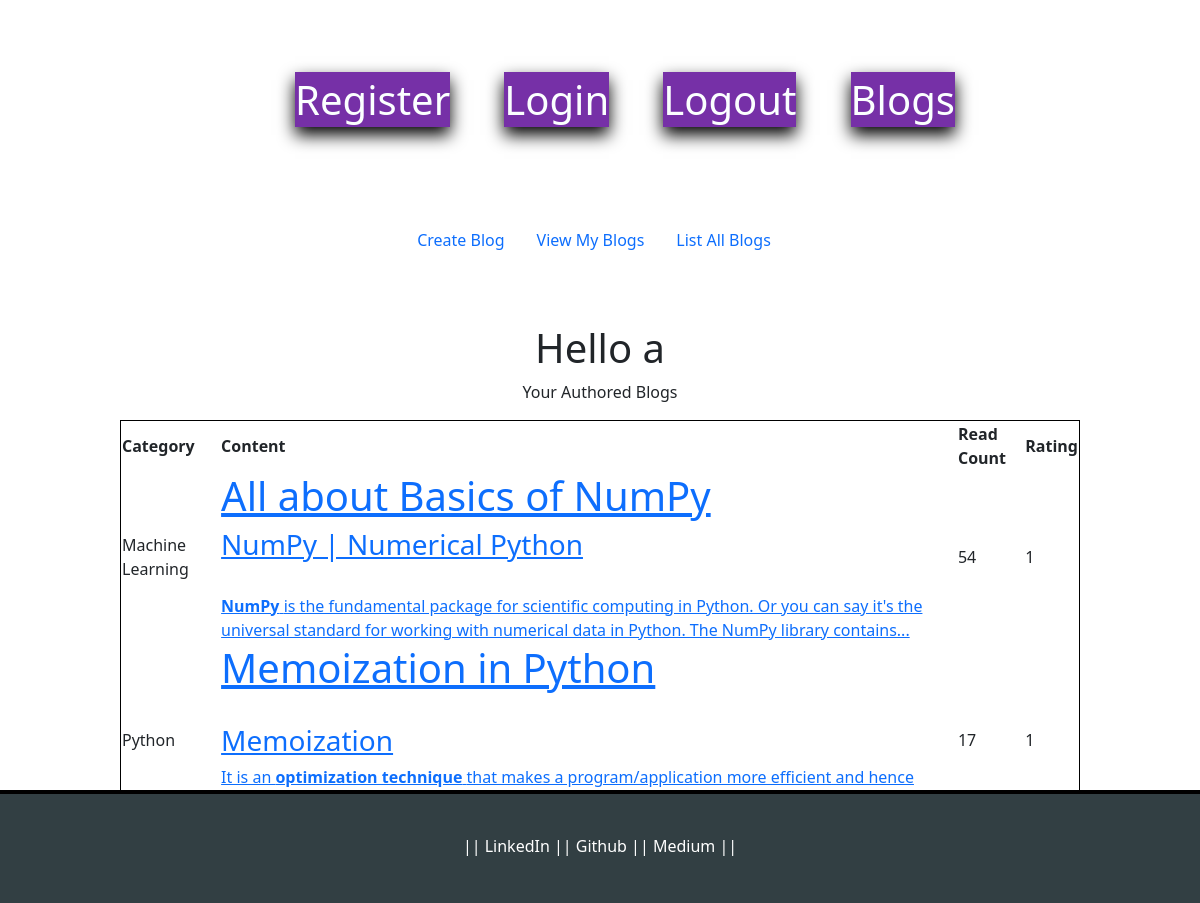
Page /viewBlog (signed in) on the committed database.
### project/models/user.py (models this page shows, shortened)
class UserModel(UserMixin, db.Model):
    __tablename__ = 'users'
    id = db.Column(db.Integer, primary_key=True)
    email = db.Column(db.String(100), unique=True)
    username = db.Column(db.String(100))
    password_hash = db.Column(db.String(250))
    registered_on = db.Column(db.DateTime, nullable=False)
    admin = db.Column(db.Boolean, nullable=False, default=False)
    confirmed = db.Column(db.Boolean, nullable=False, default=False)
    confirmed_on = db.Column(db.DateTime, nullable=True)

### project/models/blog.py (models this page shows)
class CategoryMaster(db.Model):
    category_id = db.Column(db.Integer, primary_key=True)
    category_name = db.Column(db.String, nullable=False, unique=True)
    blogmodel = db.relationship('BlogModel', backref='categorymaster', lazy=True)

class BlogModel(db.Model):
    id = db.Column(db.Integer, primary_key=True)
    category_id = db.Column(db.Integer, db.ForeignKey('category_master.category_id'), nullable=False)
    blog_user_id = db.Column(db.Integer, db.ForeignKey('users.id'), nullable=False)
    blog_text = db.Column(db.Text, nullable=False)
    blog_creation_date = db.Column(db.DateTime)
    blog_read_count = db.Column(db.Integer, default=0)
    blog_rating_count = db.Column(db.Integer, default=0)

### project/routes/blogs/routes.py (the view)
@bp.route("/viewBlog")
@login_required
def view_blogs():
    all_self_blogs = BlogModel.query.filter(BlogModel.blog_user_id == current_user.id).all()
    return render_template("blogs/view_blog.html", all_self_blogs=all_self_blogs, all_categories=global_all_category_name)

### project/models/user.py (called while the page is built)
@login_manager.user_loader
def load_user(id):
    return UserModel.query.get(int(id))

### project/templates/blogs/view_blog.html
{% extends 'base.html' %}
{% block content %}
<center>
    <ul class="nav justify-content-center blog_home_links">
        <li class="nav-item">
            <a class="nav-link active" href="{{ url_for('blogs.create_blog') }}">Create Blog</a>
        </li>
        <li class="nav-item">
            <a class="nav-link" href="{{ url_for('blogs.view_blogs') }}">View My Blogs</a>
        </li>
        <li class="nav-item">
            <a class="nav-link" href="{{ url_for('blogs.list_all_blogs') }}">List All Blogs</a>
        </li>
    </ul>
    <br>
    <h1>Hello {{ current_user.username }}</h1> Your Authored Blogs
    <p>
        <table style="border: 1px solid black; border-radius: 10px; padding: 3%; width: 80%;">
            <thead>
                <th>
                    Category
                </th>
                <th>
                    Content
                </th>
                <th>
                    Read Count
                </th>
                <th>
                    Rating
                </th>
            </thead>
            <tbody>
                {% for a_blog in all_self_blogs %}
                    <tr>
                        <td>
                            {{ all_categories[a_blog.category_id-1]}}
                        </td>
                        <td>
                            <a href="/self_blog_detail/{{ a_blog.id }}/{{ all_categories[a_blog.category_id-1] }}"> {{ a_blog.blog_text | safe | truncate(275) }}</a>
                        </td>
                        <td>
                            {{ a_blog.blog_read_count }}
                        </td>
                        <td>
                            {{ a_blog.blog_rating_count }}
                        </td>
                    </tr>
                {% endfor %}
            </tbody>
        </table>
    </p>
</center>
{% endblock %}

### project/static/css/styles.css (style rules this page uses)
html { font-family: system-ui, -apple-system, BlinkMacSystemFont, 'Segoe UI', Ubuntu, sans-serif; }
*, *::after, *::before { box-sizing: inherit; }
body { box-sizing: border-box; margin: 0; padding-top: 70px; }
table, tr { border: 1px solid black; border-radius: 12px; border-collapse: collapse; }
.blog_home_links { display: flex; flex-direction: row; margin-right: 12px; padding: 40px 0; margin-top: 50px; align-items: flex-start; }

### rows in the picture
UserModel: username "a"
BlogModel: blog_text "All about Basics of NumPy NumPy | Numerical Python NumPy is the fundamental package for scientific computing in Python. Or you can say it's the universal standard for working with numerical data in Python. The NumPy library contains...", blog_read_count "54", blog_rating_count "1"
CategoryMaster: category_name "Machine Learning"
BlogModel: blog_text "Memoization in Python Memoization It is an optimization technique that makes a program/application more efficient and hence…", blog_read_count "17", blog_rating_count "1"
CategoryMaster: category_name "Python"
